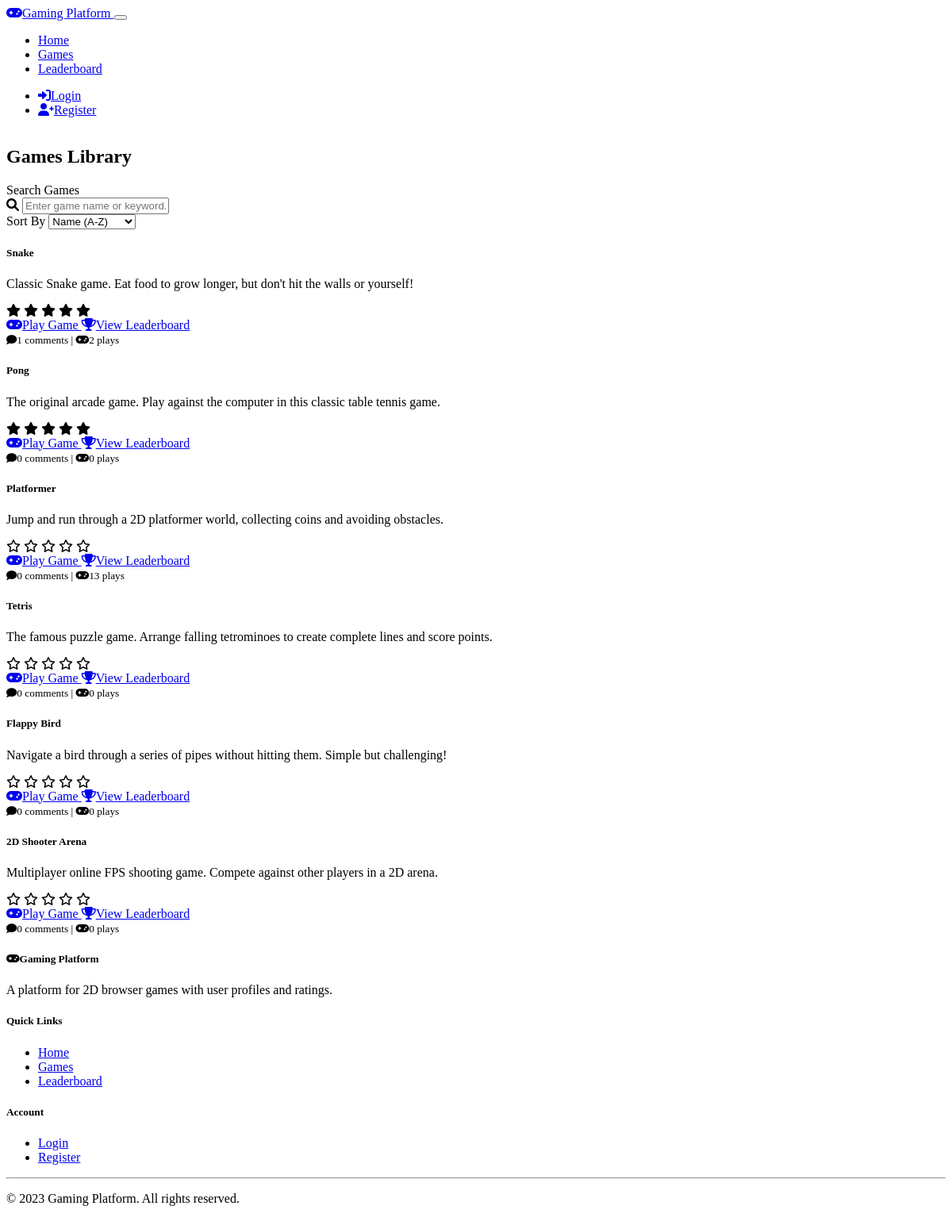
/games, run on the app's committed database.
### models.py (models this page shows, shortened)
class Game(db.Model):
    id = db.Column(db.Integer, primary_key=True)
    title = db.Column(db.String(100), nullable=False)
    description = db.Column(db.Text, nullable=False)
    instructions = db.Column(db.Text, nullable=False)
    game_type = db.Column(db.String(50), nullable=False)
    scores = db.relationship('Score', backref='game', lazy='dynamic')
    ratings = db.relationship('Rating', backref='game', lazy='dynamic')
    comments = db.relationship('Comment', backref='game', lazy='dynamic')
    def average_rating(self):
        ratings = [r.rating for r in self.ratings]
        return sum(ratings) / len(ratings) if ratings else 0

### routes.py (the view)
    @app.route('/games')
    def games_list():
        games = Game.query.all()
        return render_template('games_list.html', games=games)

### templates/games_list.html (shortened to what this page needs)
{% extends 'base.html' %}
{% block content %}
<div class="container">
    <div class="row mt-4">
        <div class="col-12">
            <h2 class="mb-4">Games Library</h2>
            <div class="card mb-4">
                <div class="card-body">
                    <div class="row g-3">
                        <div class="col-md-6">
                            <label for="game-search" class="form-label">Search Games</label>
                            <div class="input-group">
                                <span class="input-group-text"><i class="fas fa-search"></i></span>
                                <input type="text" class="form-control" id="game-search" placeholder="Enter game name or keyword...">
                            </div>
                        </div>
                        <div class="col-md-6">
                            <label class="form-label">Sort By</label>
                            <select class="form-select" id="game-sort">
                                <option value="name-asc">Name (A-Z)</option>
                            </select>
                        </div>
                    </div>
                </div>
            </div>
        </div>
    </div>
    <div class="row g-4">
        {% for game in games %}
            <div class="col-md-6 col-lg-4 game-card-container">
                <div class="card h-100 game-card">
                    <div class="card-body">
                        <h5 class="card-title">{{ game.title }}</h5>
                        <p class="card-text">{{ game.description }}</p>
                        <div class="mb-3">
                            {% set avg_rating = game.average_rating()|int %}
                            <div class="rating-stars">
                                {% for i in range(5) %}
                                    {% if i < avg_rating %}
                                        <i class="fas fa-star"></i>
                                    {% else %}
                                        <i class="far fa-star"></i>
                                    {% endif %}
                                {% endfor %}
                            </div>
                        </div>
                        <div class="d-grid gap-2">
                            <a href="{{ url_for('game', game_id=game.id) }}" class="btn btn-primary">
                                <i class="fas fa-gamepad me-2"></i>Play Game
                            </a>
                            <a href="{{ url_for('leaderboard', game_id=game.id) }}" class="btn btn-outline-primary">
                                <i class="fas fa-trophy me-2"></i>View Leaderboard
                            </a>
                        </div>
                    </div>
                    <div class="card-footer text-muted">
                        <small>
                            <i class="fas fa-comment me-1"></i>{{ game.comments.count() }} comments
                            <span class="mx-2">|</span>
                            <i class="fas fa-gamepad me-1"></i>{{ game.scores.count() }} plays
                        </small>
                    </div>
                </div>
            </div>
        {% endfor %}
    </div>
</div>
{% endblock %}

### static/css/style.css (style rules this page uses)
body { min-height: 100vh; display: flex; flex-direction: column; }
.game-card { transition: transform 0.3s ease; height: 100%; }
.rating-stars { color: var(--bs-warning); cursor: pointer; }

### data on the page
Game: title "Snake", description "Classic Snake game. Eat food to grow longer, but don't hit the walls or yourself!", comments.count "1", scores.count "2"
Game: title "Pong", description "The original arcade game. Play against the computer in this classic table tennis game.", comments.count "0", scores.count "0"
Game: title "Platformer", description "Jump and run through a 2D platformer world, collecting coins and avoiding obstacles.", comments.count "0", scores.count "13"
Game: title "Tetris", description "The famous puzzle game. Arrange falling tetrominoes to create complete lines and score points.", comments.count "0", scores.count "0"
Game: title "Flappy Bird", description "Navigate a bird through a series of pipes without hitting them. Simple but challenging!", comments.count "0", scores.count "0"
Game: title "2D Shooter Arena", description "Multiplayer online FPS shooting game. Compete against other players in a 2D arena.", comments.count "0", scores.count "0"
